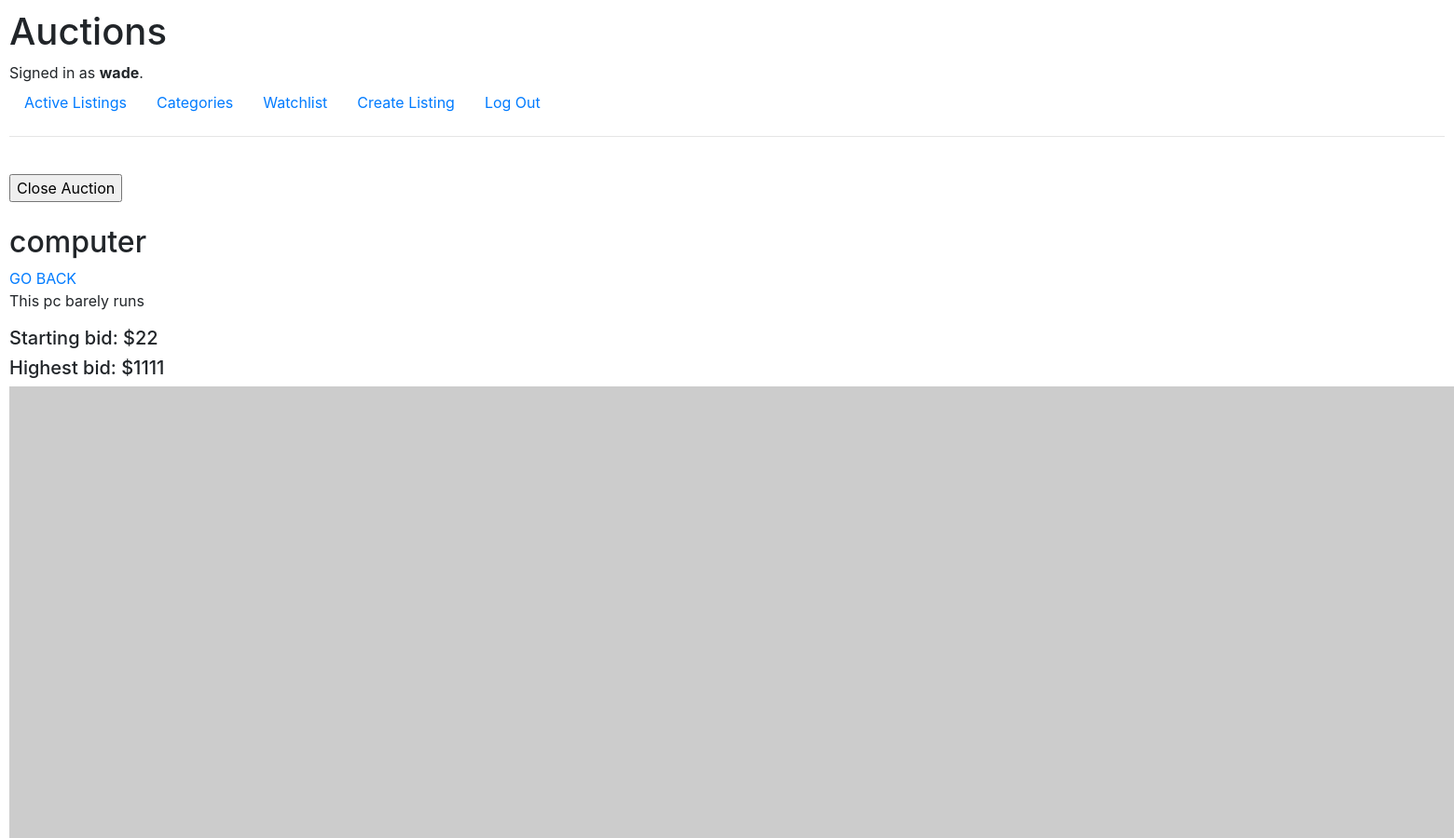
Page /listing/1/ (signed in, upper part) on the earlier database version.
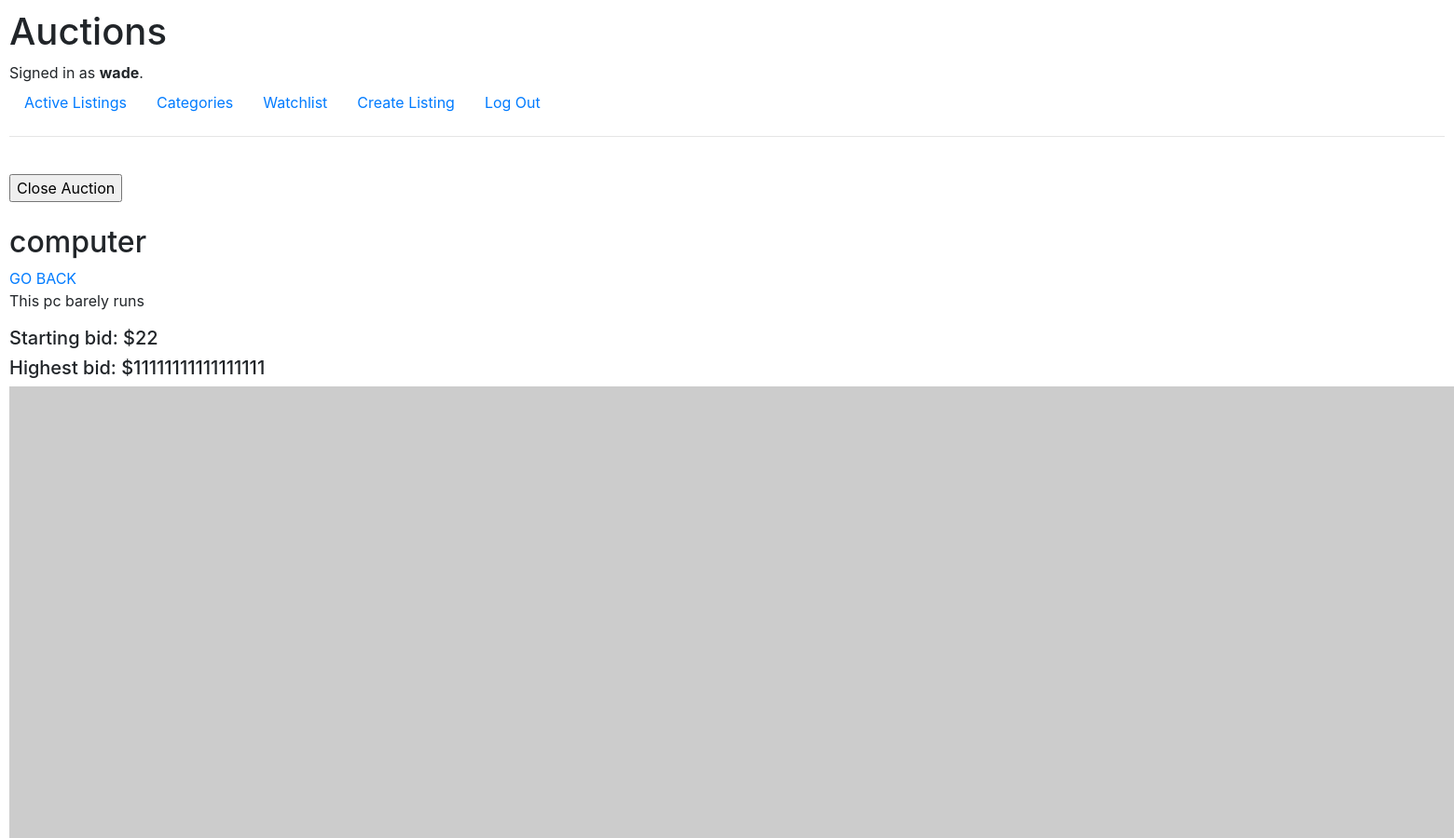
Same page on the later database version.
### auctions/models.py (models this page shows, shortened)
class Auction(models.Model):
    title=models.CharField(max_length=30)  #title
    description=models.CharField(max_length=130)  #description
    starting_bid=models.PositiveIntegerField()  #starting bid
    highest_bid=models.PositiveBigIntegerField(default=0) #highest bid with defaults set to 0, so less thatn starting bid
    image_url=models.URLField(blank=True)   #image
    is_open=models.BooleanField(default=True)   #is the auction open or closed
    category = models.ForeignKey(Category, on_delete=models.SET_NULL, null=True) #category drop down
    creator = models.ForeignKey(User, on_delete=models.CASCADE, default=1)  #links the user to the auction created

### auctions/views.py (the view, shortened to what this page needs)
# urls.py: path("listing/<int:pk>/", views.listing, name="listing"), #listing page
def listing(request, pk):
    print("Request method:", request.method)  # Check the request method
    if request.method == "GET":
        user=request.user                                                   # Otherwise it creates a bid form that has the auction id and user info hidden
        try:
            user_profile = UserProfile.objects.get(user=request.user)
        except UserProfile.DoesNotExist:
            return render(request, "auctions/register.html")
        watchlist=user_profile.watchlist.all()
        auction=Auction.objects.get(pk=pk)
        comments=Comments.objects.filter(auction_id=pk)
        form1 = BidForm(initial={'auction_id': auction.id,"user":user.id})
        form2=CommentForm(initial={'auction_id': auction.id,"user":user.id})
        print("user:", user)
        print("creator:", auction.creator)
        return render(request, "auctions/listing.html", {'auction':auction,"form1":form1, "form2":form2, 'watchlist': watchlist, "comments":comments, "creator": auction.creator, "user":user})
    return HttpResponse("Something went wrong")

### auctions/forms.py
class BidForm(forms.Form):
    auction_id = forms.IntegerField(widget=forms.HiddenInput())                            # auction id that is hidden and is an int field
    new_bid=forms.DecimalField(label="New Bid")                                                            # new bid the user is putting into the form
    user=forms.IntegerField(widget=forms.HiddenInput())                                    # user id that is hidden

class CommentForm(forms.Form):
    auction_id = forms.IntegerField(widget=forms.HiddenInput())                              # auction id that is hidden and is an int field
    comments=forms.CharField(label="Comment", max_length=130, widget=forms.Textarea)         # comments that are turned into a textarea field
    user=forms.IntegerField(widget=forms.HiddenInput())                                       # user id that is hidden

### auctions/templates/auctions/listing.html (shortened to what this page needs)
{% extends "auctions/layout.html" %}
{% block body %}
    {% if user == auction.creator %}
    <br>
    <form action="{% url 'listing' auction.id %}"   method="post">
            <input type="submit" name="close" value="Close Auction">
    </form>
    <br>
    {% endif %}
    <h2>{{auction.title}}</h2>
    <a href="{% url 'index' %}" class="image_link_anchor">GO BACK</a>
    <p>{{auction.description}}</p>
    <h5>Starting bid: ${{auction.starting_bid}}</h5>
    <h5>Highest bid: ${{auction.highest_bid}}</h5>
    <form action="{% url 'listing' auction.id %}" method="post">
        <img src="{{auction.image_url}}">
        <br>
        <br>
        <br>
    </form>
    <br>
    <br>
    <br>
{% endblock %}

Differences in the rows shown:
changed Auction "computer": highest_bid "1111" → "11111111111111111"
